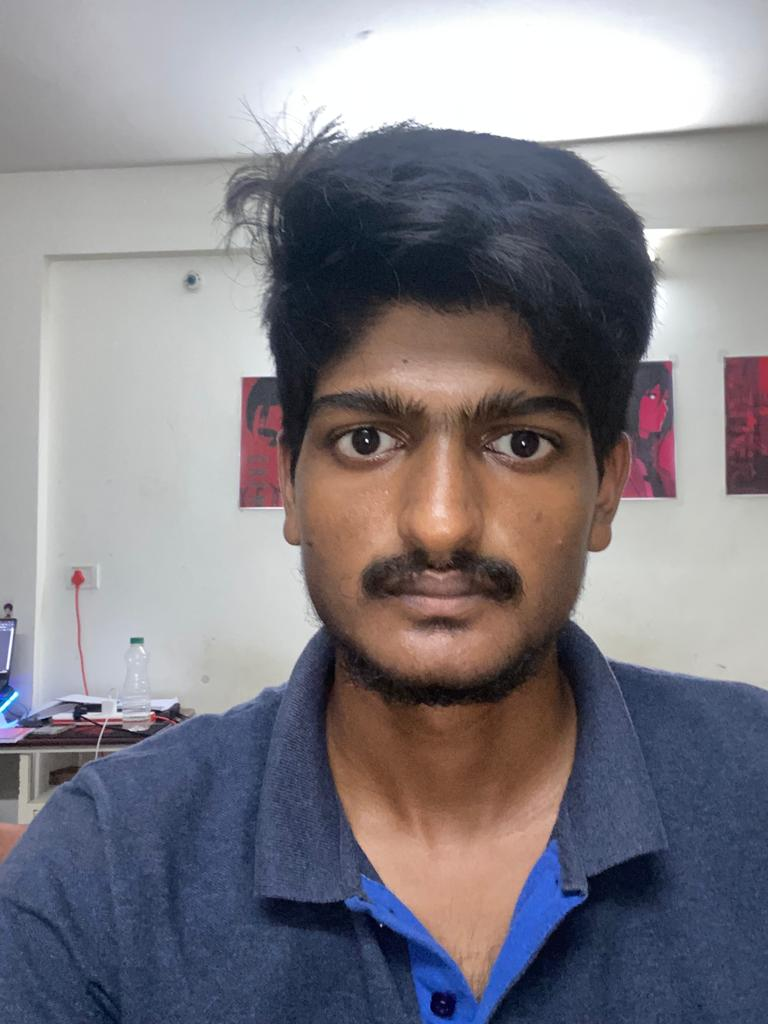
#> input picture Ass2/img.jpeg, 768 x 1024 px
$ jupyter execute assign1.ipynb   (older library calls are emulated)
#> lines starting #> are read from the running program, lines starting #| are printed output that depends on the picture
[cell 1]
import cv2
import numpy as np
import matplotlib.pyplot as plt

[cell 2]
# Load the captured image
gray_image = cv2.imread('img.jpeg',cv2.IMREAD_GRAYSCALE)
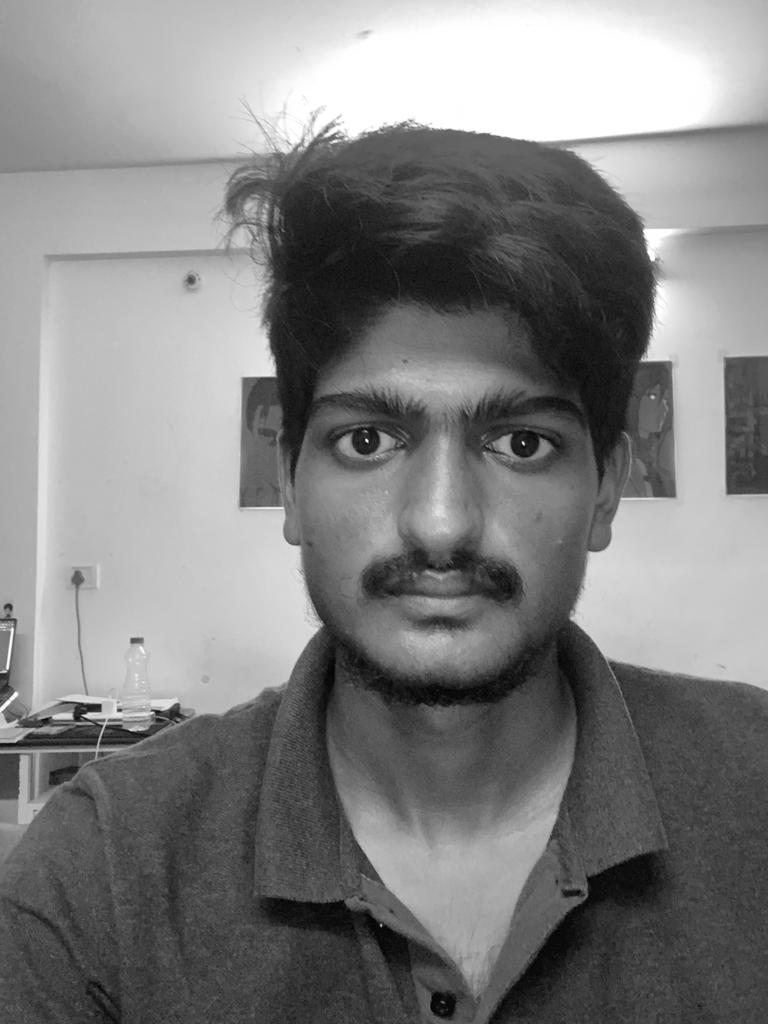
#> gray_image: shape (1024, 768); min 0, max 255, mean 128.8
plt.imshow(gray_image)

[cell 3]
#using canny
edges_canny = cv2.Canny(gray_image, 50, 150)
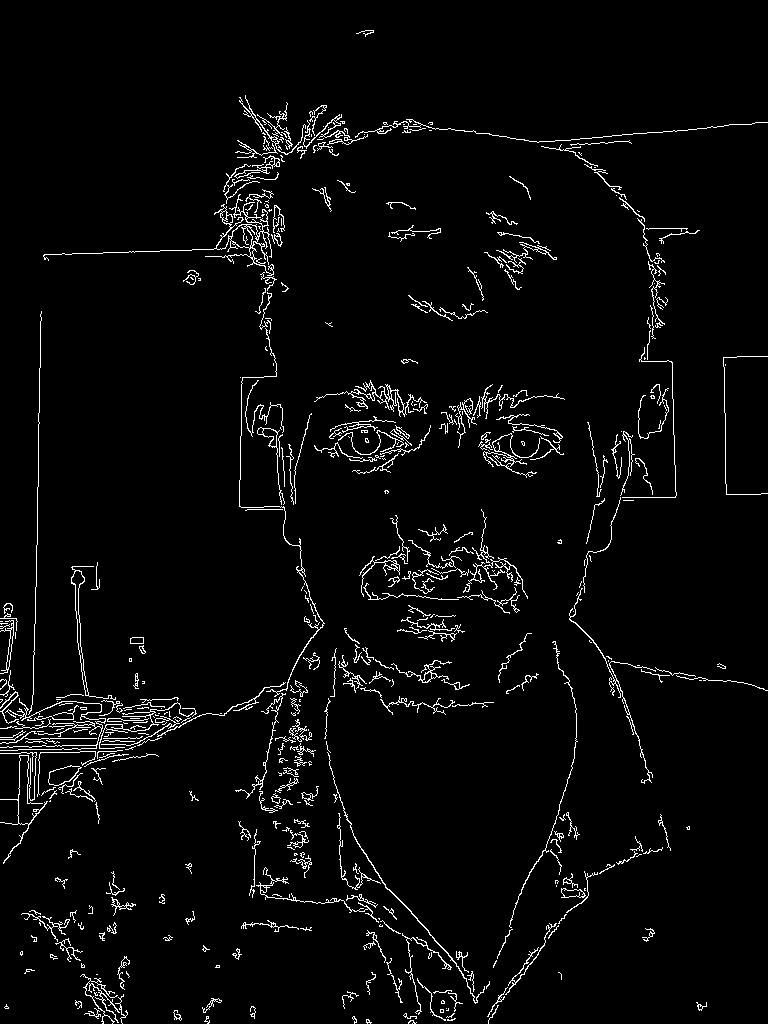
#> edges_canny: shape (1024, 768); 3.4% white in thin lines or dots

[cell 4]
#using marr hildeberth
blurred_image = cv2.GaussianBlur(gray_image, (5, 5), 0)
edges_marr_hildreth = cv2.Laplacian(blurred_image, cv2.CV_64F)
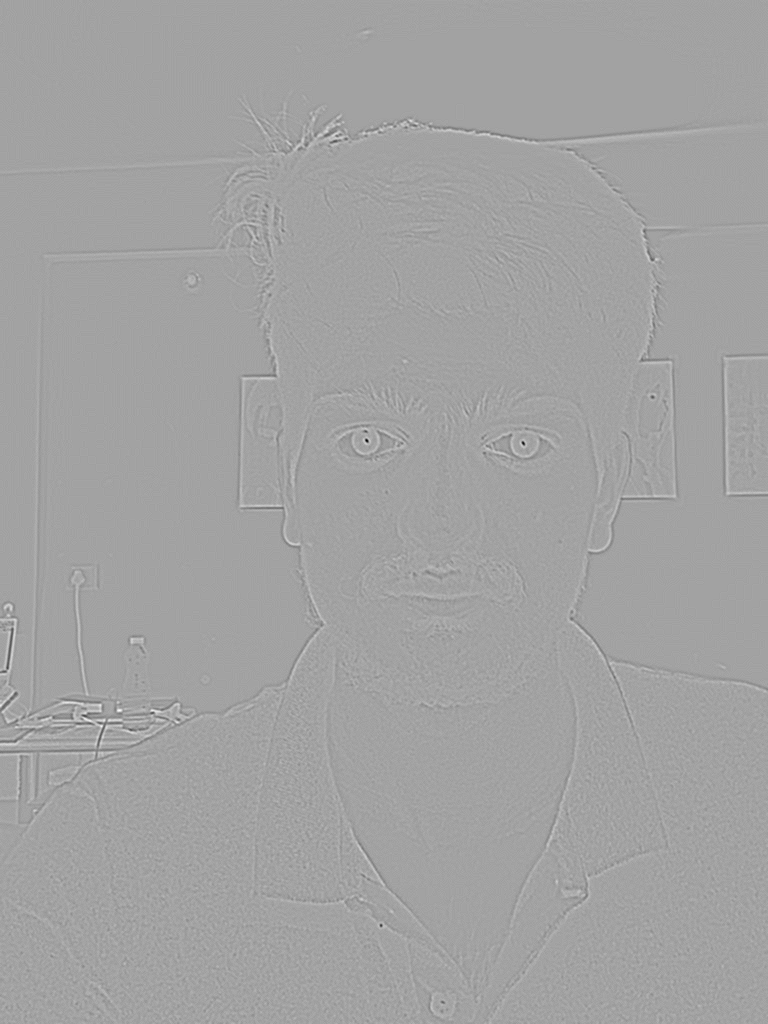
#> edges_marr_hildreth: shape (1024, 768) float64; min -102, max 58, mean 0; drawn with min black and max white

[cell 5]
c1=float(input("enter the c value for marr hildreth sharpening\n"))
#> the answer given: 3
sharpened_marr_hildreth = gray_image.astype(float) + c1 * edges_marr_hildreth
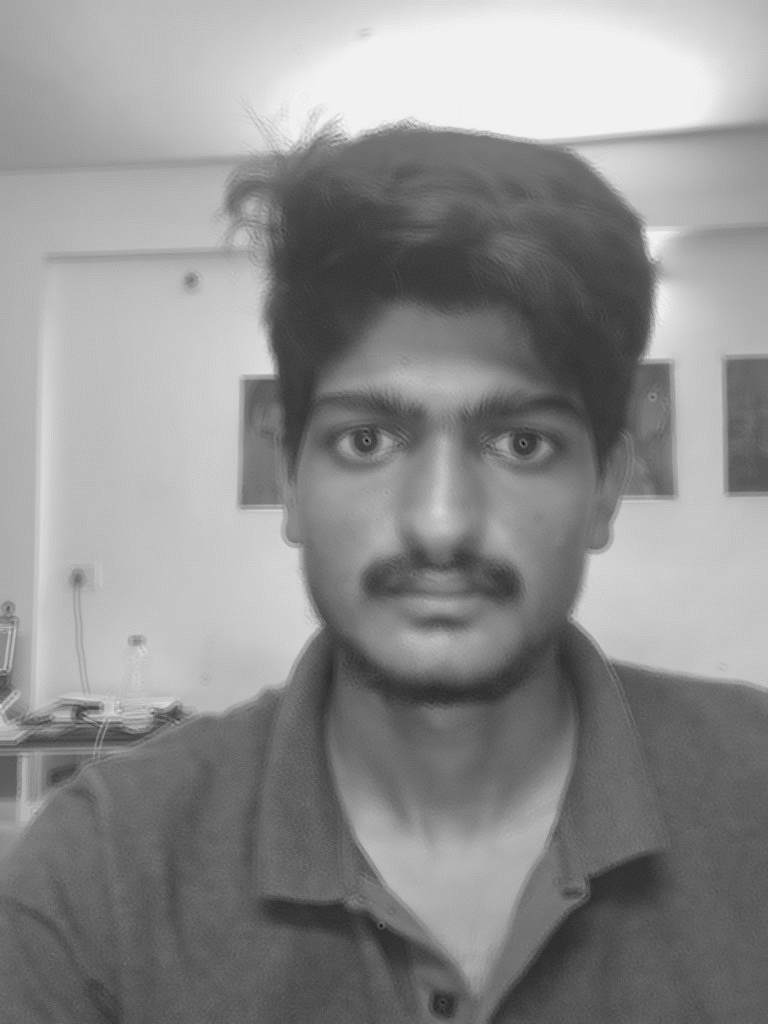
#> sharpened_marr_hildreth: shape (1024, 768) float64; min -51, max 272, mean 128.8; drawn with min black and max white
sharpened_marr_hildreth = np.clip(sharpened_marr_hildreth, 0, 255).astype(np.uint8)
cv2.imshow('Original', gray_image)
cv2.imshow('Sharpened with Marr Hildreth', sharpened_marr_hildreth)
cv2.waitKey(0)
cv2.destroyAllWindows()

$ run again, with Ass2/minju1.jpeg copied over Ass2/img.jpeg
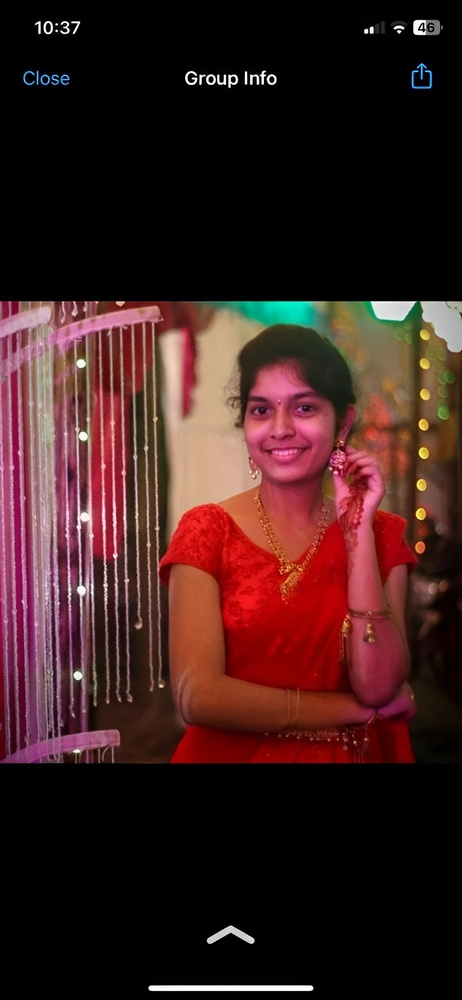
#> input picture Ass2/minju1.jpeg, 462 x 1000 px, shrunk from 828 x 1792 before the run
#> `edges_canny = cv2.Canny(gray_image, 50, 150)`:
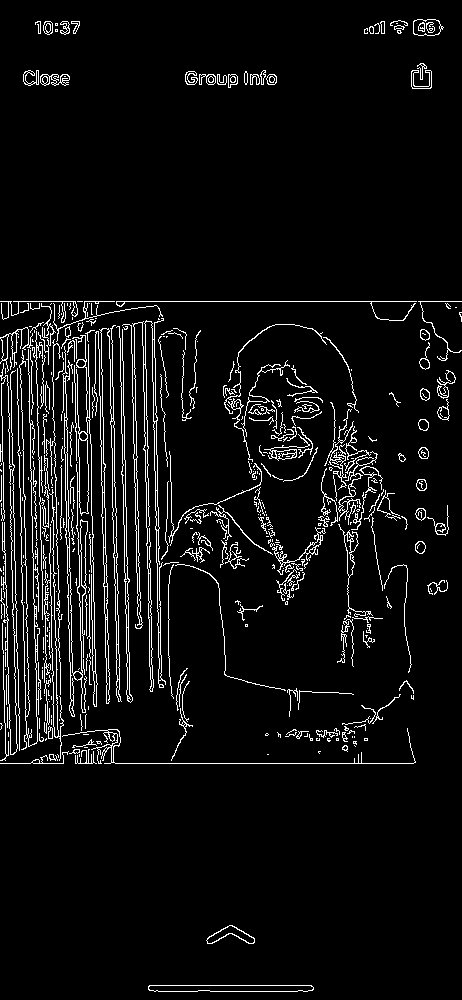
#> edges_canny: shape (1000, 462); 5.7% white in thin lines or dots
#> `sharpened_marr_hildreth = np.clip(sharpened_marr_hildreth, 0, 255).ast..`:
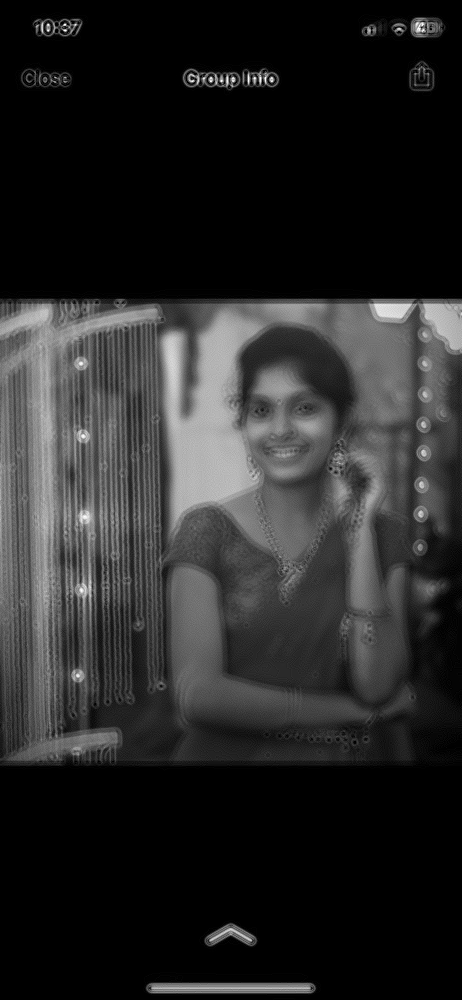
#> sharpened_marr_hildreth: shape (1000, 462); min 0, max 255, mean 39.9

$ run again, with Ass2/original.jpeg copied over Ass2/img.jpeg
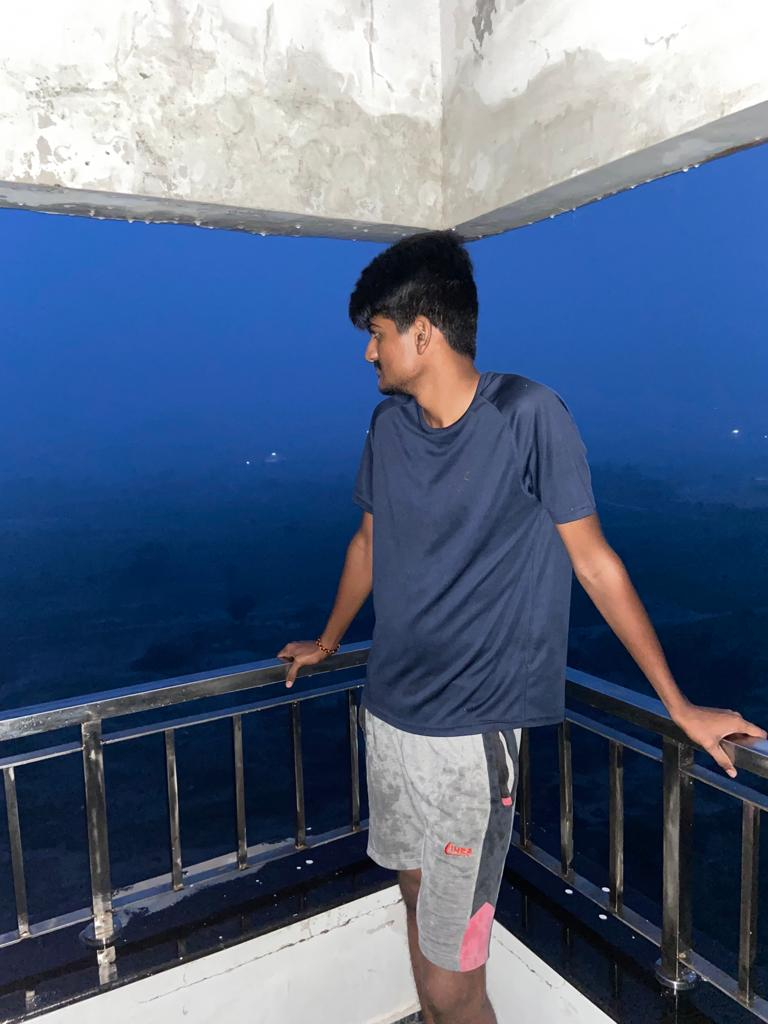
#> input picture Ass2/original.jpeg, 768 x 1024 px
#> `edges_canny = cv2.Canny(gray_image, 50, 150)`:
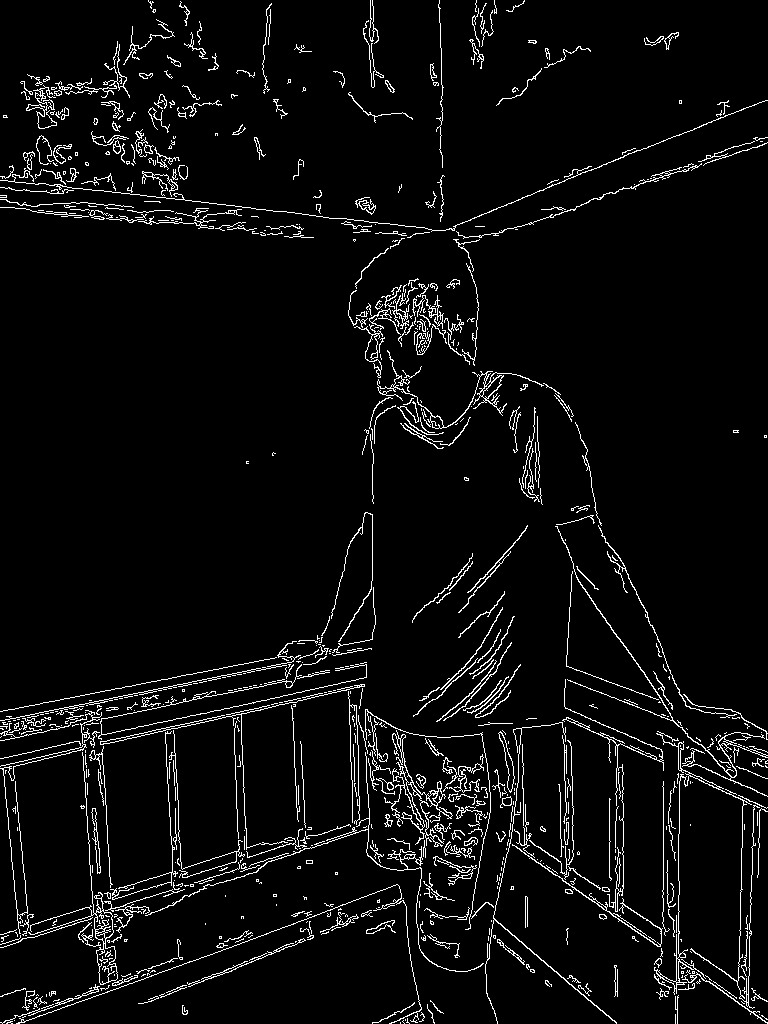
#> edges_canny: shape (1024, 768); 4.8% white in thin lines or dots
#> `sharpened_marr_hildreth = np.clip(sharpened_marr_hildreth, 0, 255).ast..`:
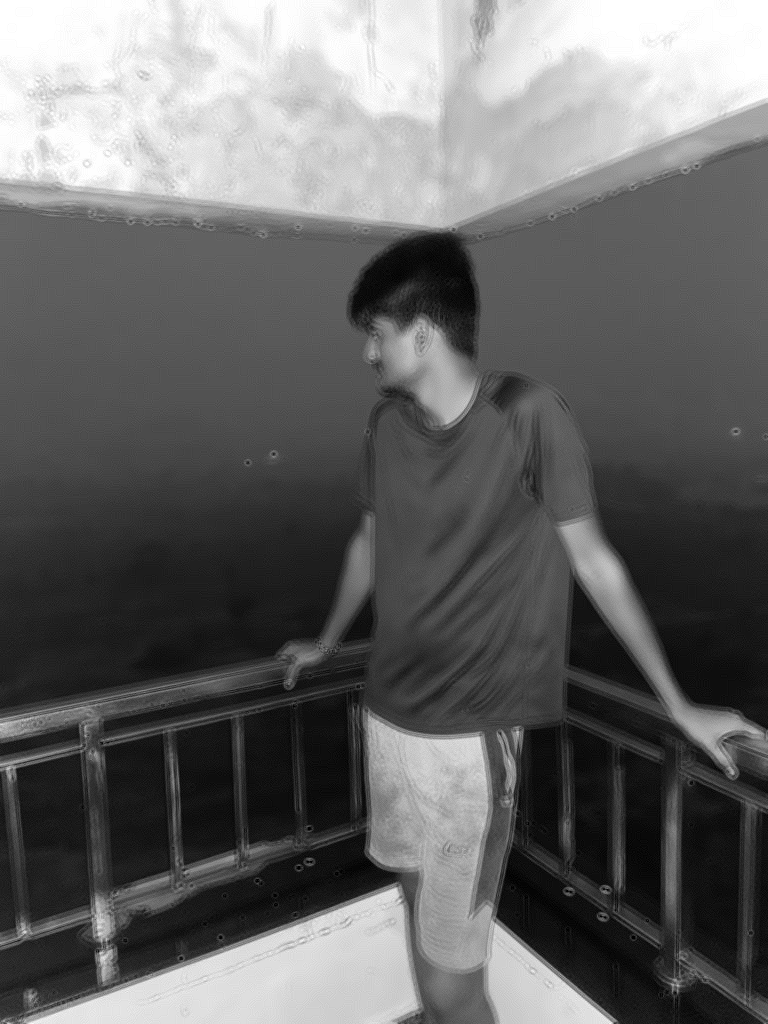
#> sharpened_marr_hildreth: shape (1024, 768); min 0, max 255, mean 102.4
